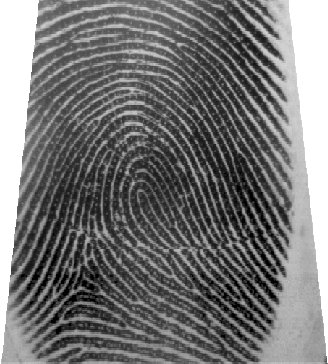
#> input picture images/DB2_B/109_7.tif, 328 x 364 px, found by its file name
$ python main.py   (older library calls are emulated)
#> lines starting #> are read from the running program, lines starting #| are printed output that depends on the picture; after the words box and inside, x2 and y2 are one past the last pixel; in counts of white or black regions, pixels touching at a corner belong together; long printed decimals are rounded
### normalizacao.py
import cv2
import numpy as np
import matplotlib.pyplot as plt
import matplotlib.ticker as ticker
import matplotlib.cm as cm
import matplotlib as mpl
from PIL import Image, ImageDraw, ImageFont
import math
import argparse
import aux
import orientacao
import janelamento


 # ----------------------------------------auxiliares------------------------------------


def soma_nc(img,height,width):

    soma=0
    for r in range(0,height, 1):
        for c in range(0,width, 1):
            soma=soma+img[r,c]

    return soma


def soma_var(img,height,width,u):
    soma=0
    for r in range(0,height, 1):
        for c in range(0,width, 1):
            soma=soma+(aux.pow2(img[r,c]-u))
    return soma

def norm(img):
    height, width = img.shape

    for r in range(0,height, 1):
        for c in range(0,width, 1):
          img[r,c]= img[r,c] *(1.0/255)
    return img


def calcvar(img):
    height, width = img.shape
    u=soma_nc(img,height,width)/(height*width)
    v=soma_var(img,height,width,u)/((height*width)-1)
    return v


def normalizacao(img,u0,v0):
    height, width = img.shape

    #img=img.astype(np.uint8)
    #u valor médio da imagem

    u=soma_nc(img,height,width)/(height*width)

    #u0 valor médio esperado
    v=soma_var(img,height,width,u)/((height*width)-1)


    if v < 0.02:

        #img=cv2.equalizeHist(img)
        #img = cv2.medianBlur(img,3)
        #img = cv2.bilateralFilter(img,9,75,75)

        kernel = np.array(( [[-1, -1, -1 ,-1 ,-1],[-1, 2, 2 ,2 ,-1],[-1, 2, 3, 2, -1],[-1, 2, 2 ,2 ,-1],[-1, -1, -1 ,-1 ,-1] ]),dtype="int")*1/3
        img= cv2.filter2D(img,-1,kernel)


        #u=soma_nc(img,height,width)/(height*width)
        #v=soma_var(img,height,width,u)/((height*width)-1)


    img_norm= np.zeros((height, width))


    for r in range(0,height, 1):
        for c in range(0,width, 1):

            if(img[r,c]>u):
                img_norm[r,c]=u0+aux.sqrt((aux.pow2(img[r,c]-u))*(v0/v))
                if v==0:
                    img_norm[r,c]=u0+aux.sqrt((aux.pow2(img[r,c]-u))*(v0))
            else:
                img_norm[r,c]=u0-aux.sqrt((aux.pow2(img[r,c]-u))*(v0/v))
                if v==0:
                    img_norm[r,c]=u0-aux.sqrt((aux.pow2(img[r,c]-u))*(v0))
    return img_norm

def montar_normalizacao(img_m,height,width,u0,v0):
    m=0

    windowsize_r, windowsize_c =img_m[0].shape


    x=int(height/windowsize_r)
    y=int(width/windowsize_c)

    xi=height%windowsize_r
    yi=width%windowsize_c


    ci=(x*windowsize_r)+windowsize_r
    ri=(y*windowsize_c)+windowsize_c

    i=0
    if(xi!=0) and (yi!=0):
        hsv2= np.zeros((ci, ri))
    elif (yi!=0) and(xi==0):
       hsv2= np.zeros((height, ri))

    elif (yi==0) and(xi!=0):
        hsv2= np.zeros((ci, width))

        hsv2= np.zeros((height, ri))
    elif (xi==0) and (yi==0) :
        hsv2 = np.zeros((height, width))


    for r in range(0,height,  windowsize_r):
        for c in range(0,width,  windowsize_c):
                img=normalizacao(img_m[m].astype(np.float),u0,v0)
                hsv2[r:r+ windowsize_r , c:c+ windowsize_c]= img
                m=m+1


    return hsv2


'''def segmentacao(img):
      m=0

    windowsize_r, windowsize_c =img_m[0].shape


    x=int(height/windowsize_r)
    y=int(width/windowsize_c)

    xi=height%windowsize_r
    yi=width%windowsize_c


    ci=(x*windowsize_r)+windowsize_r
    ri=(y*windowsize_c)+windowsize_c

    i=0
    if(xi!=0) and (yi!=0):
        hsv2= np.zeros((ci, ri))
    elif (yi!=0) and(xi==0):
       hsv2= np.zeros((height, ri))

    elif (yi==0) and(xi!=0):
        hsv2= np.zeros((ci, width))

        hsv2= np.zeros((height, ri))
    elif (xi==0) and (yi==0) :
        hsv2 = np.zeros((height, width))


    for r in range(0,height,  windowsize_r):
        for c in range(0,width,  windowsize_c):
                img=normalizacao(img_m[m],u0,v0)
                hsv2[r:r+ windowsize_r , c:c+ windowsize_c]= img
                m=m+1
    return img'''

### janelamento.py
import cv2
import numpy as np
import math
import matplotlib.pyplot as plt


def janelamento(img, windowsize_c, windowsize_r):
    height, width = img.shape

    x=int(height/windowsize_r)
    y=int(width/windowsize_c)

    xi=height%windowsize_r
    yi=width%windowsize_c

    ci=(x*windowsize_r)+windowsize_r
    ri=(y*windowsize_c)+windowsize_c
    img_w={}
    i=0
    if(xi!=0) and(yi!=0):
        img_n= np.zeros((ci, ri))

    elif (yi!=0) and(xi==0):
        img_n= np.zeros((height, ri))

    elif (yi==0) and(xi!=0):
        img_n= np.zeros((ci, width))


    elif(xi==0) and(yi==0):
        img_n= np.zeros((height, width))


    height2, width2 = img_n.shape

    for r in range(0,height2, 1):
        for c in range(0,width2, 1):
            if r<height and c<width:
                img_n[r,c]=img[r,c]
            else:
                img_n[r,c]=0


    for r in range(0,height2, windowsize_r):
        for c in range(0,width2, windowsize_c):

            img_w[i]=img_n[r:r+windowsize_r , c:c+windowsize_c]
            i += 1
    return img_w


def montar(img_m,height,width):
    m=0

    windowsize_r, windowsize_c =img_m[0].shape

    x=int(height/windowsize_r)
    y=int(width/windowsize_c)

    xi=height%windowsize_r
    yi=width%windowsize_c

    ci=(x*windowsize_r)+windowsize_r
    ri=(y*windowsize_c)+windowsize_c
    i=0
    if(xi!=0) and (yi!=0):
        hsv2= np.zeros((ci, ri))
    elif (yi!=0) and(xi==0):
        hsv2= np.zeros((height, ri))

    elif (yi==0) and(xi!=0):
        hsv2= np.zeros((ci, width))


    elif (xi==0) and (yi==0) :
        hsv2 = np.zeros((height, width))


    for r in range(0,height,  windowsize_r):
        for c in range(0,width,  windowsize_c):

                hsv2[r:r+ windowsize_r , c:c+ windowsize_c]= img_m[m]
                m=m+1


    return hsv2


# [16 lines left out: function desenha_janela, not called in this run]

### orientacao.py
import cv2
import numpy as np
import matplotlib.pyplot as plt
import matplotlib.ticker as ticker
import matplotlib.cm as cm
import matplotlib as mpl
import aux
import math
from PIL import Image, ImageDraw, ImageFont


def orientacao_grad(img,n):

    height,width =img.shape
    Fy = np.zeros((height, width))
    Fx = np.zeros((height, width))
    sobelx= np.zeros((height, width))
    sobely = np.zeros((height, width))
    smoothed = np.zeros((height, width))
    coherence = np.zeros((height, width))
    mapa = np.zeros((height, width))


    fprintWithDirectionsSmoo=np.ones((height, width))
    sobelx = cv2.Sobel(img,cv2.CV_64F,1,0,ksize=5)
    sobely = cv2.Sobel(img,cv2.CV_64F,0,1,ksize=5)
    sobelxy = cv2.Sobel(img,cv2.CV_64F,1,1,ksize=5)

    #sobelx = cv2.Scharr(img,cv2.CV_64F,1,0,5)
    #sobely = cv2.Scharr(img,cv2.CV_64F,0,1,5)

    fi=0.0


    for r in range(0,height,n):

        for c in range(0,width,n):


            Gsx=0.0
            Fx_gauss=0.0
            Fy_gauss=0.0
            Gsy=0.0
            Gsu=0.0
            Gxx = 0.0
            Gyy = 0.0
            Gxy=0.0
            coh=0.0


            if((height-r)<n):

                blockH = height-r
            else :
                blockH=n

            if(width-c)<n:
                blockW = (width-c)
            else:
                blockW=n

            for i in range(r,r+blockH):
                for j in range(c,c+blockW):

                    Gsx +=(sobelx[i,j]*sobelx[i,j]) - (sobely[i,j]*sobely[i,j])

                    Gsy += 2*sobelx[i,j]* sobely[i,j]
                    Gxy +=sobelx[i,j]*sobely[i,j]
                    Gxx += sobelx[i,j]*sobelx[i,j]
                    Gyy += sobely[i,j]*sobely[i,j]
                    Gsu +=(sobelx[i,j]*sobelx[i,j]) + (sobely[i,j]*sobely[i,j])


            if (Gxx + Gyy)==0:
                coh = aux.sqrt(pow(Gsx,2) + pow(Gsy,2)) / 0.1
            else:
                coh = aux.sqrt(pow(Gsx,2) + pow(Gsy,2)) / Gxx+Gyy


            if (Gxx - Gyy) == 0 and (Gxy == 0):
                fi= 0.0
            elif (Gxx - Gyy) == 0:
                fi = math.pi/2
            else:
                fi = (0.5*math.atan2(Gsy, Gsx))
                if Gsx==0.0:
                    fi=math.pi
                if Gsy==0.0:
                    fi=0.0


            if fi< 0.0:
                fi = fi +2*math.pi
            if math.isnan(fi):
                fi= math.pi


            Fx[r,c] =math.cos(2*fi)
            Fy[r,c]= math.sin(2*fi)

            mapa[r,c] = fi


            #Fx=cv2.normalize(Fx.astype('float'),None,0,1,cv2.NORM_MINMAX)
            #Fy=cv2.normalize(Fy.astype('float'),None,0,1,cv2.NORM_MINMAX)
            for u in range(r,r+blockH):

                for v in range( c,c+blockW):
                    Fx[u,v] =  Fx[r,c]
                    Fy[u,v] =  Fy[r,c]

                    if coh<0.75:
                        coherence[u,v]=1
                    else:
                        coherence[u,v]=0

    Fx_gauss = cv2.GaussianBlur(Fx, (5, 5), 0)
    Fy_gauss = cv2.GaussianBlur(Fy, (5, 5), 0)

    for r in range(0,height):
        for c in range(0,width):
            smoothed[r,c]= (0.5*math.atan2(Fy_gauss[r,c], Fx_gauss[r,c]))

            '''if r%n==0 and c%n ==0:
                x = c
                y = r

                length =n

                y2 = int(y - length * math.cos(smoothed[r,c]))
                x2 = int(x + length * math.sin(smoothed[r,c]))


                plt.plot([x, x2], [y, y2], 'b-', linewidth=1.5)
                plt.plot([x,x], [y, y+n], 'k-', linewidth=0.5)
                plt.plot([x, x+n], [y, y], 'k-', linewidth=0.5)

                #cv2.line(fprintWithDirectionsSmoo,(y, x), (y2, x2), 0, 1, 1)
                #cv2.line(fprintWithDirectionsSmoo,(x, y), (x,y+n),(0,255,0),1 ,8,0)
                #cv2.line(fprintWithDirectionsSmoo,(x, y), (x+n,y),(0,255,0),1 ,8,0)'''


    return smoothed

def desenha_linhas(img,teta,n):
    num=n/2
    plt.figure()
    height,width =img.shape
    '''for k in range(0,height):
        for l in range(0,width):
            if l%n==0 and l%n ==0 :
                xi = l
                yi = k
                plt.plot([xi,xi+n], [yi, yi], 'k-', linewidth=0.5)
                plt.plot([xi, xi], [yi, yi+n], 'k-', linewidth=0.5)'''

    for r in range(-n,height):
        for c in range(-n,width):
            if r%num==0 and c%num ==0 :
                x = c
                y = r

                length =5

                #y2 = int(y - length * math.cos(teta[r,c]))
                #x2 = int(x + length * math.sin(teta[r,c]))
                y2 = y - length * math.cos(teta[r,c])
                x2 = x + length * math.sin(teta[r,c])

                plt.plot([x, x2], [y, y2], 'r-', linewidth=2)
                plt.plot([x+(n/2),x+n+(n/2)], [y+(n/2), y+(n/2)], 'k-', linewidth=0.5)
                plt.plot([x+(n/2), x+(n/2)], [y+(n/2), y+n+(n/2)], 'k-', linewidth=0.5)

    plt.imshow(img, cmap='gray',clim=(0,1))

    ##plt.figure()
    ##plt.imshow(teta, cmap='gray',clim=(0,1))


# [38 lines left out: function montar_orientacao, not called in this run]

### frequencia.py
import cv2
import numpy as np
import matplotlib.pyplot as plt
import math
import cv2
import aux
import numpy as np
import janelamento
# [83 lines left out: function freq, not called in this run]

def freq_fft(img,n):

    l=0

    imgw=janelamento.janelamento(img,n,n)
    height, width = imgw[0].shape
    for l in range(0,len(imgw)):
        img_float32 = np.float32(imgw[l])

        dft = cv2.dft(img_float32, flags = cv2.DFT_COMPLEX_OUTPUT)
        dft_shift= np.fft.fftshift(dft)
        imgw[l]= 20*np.log(cv2.magnitude(dft_shift[:,:,0],dft_shift[:,:,1]))
        #plt.imshow(imgw, cmap = 'gray')

    '''
    for r in range(0,height,n):
        for c in range(0,width,n):
            img_float32 = np.float32(img[r:r+(n//2),c:c+n])
            imgw[l]=np.zeros((n,n))
            dft = cv2.dft(img_float32, flags = cv2.DFT_COMPLEX_OUTPUT)
            dft_shift= np.fft.fftshift(dft)
            imgw[l]= 20*np.log(cv2.magnitude(dft_shift[:,:,0],dft_shift[:,:,1]))
            #plt.imshow(imgw, cmap = 'gray')
            l=l+1'''
    return imgw

def freq_map(img,n):
    mapa={}
    maxv=0
    freqb=np.zeros((n,n))
    height,width=img[0].shape
    freqb[:,:]=0.0

    for i in range(0,len(img)):
        temp=img[i]
        maxv=0
        um=0
        vm=0
        ul=0
        vl=0
        for v in range(0,height//2):
            for u in range(0,width):
                if(maxv<abs(temp[v,u]) and abs(temp[v,u])>0.05 and abs(temp[v,u])<0.3):
                    maxv=abs(temp[v,u])
                    vm=v
                    um=u

        #print(vm)
        if um<(n-2) and vm<(n-2):
            if abs(temp[vm,um-1])>abs(temp[vm,um+1]) or um==0:
                vl= vm-(abs(temp[vm,um-1])/(abs(temp[vm,um-1])+abs(temp[vm,um])))
            else:
                vl= vm +(abs(temp[vm,um+1])/(abs(temp[vm,um+1])+abs(temp[vm,um])))

            if abs(temp[vm-1,um])>abs(temp[vm+1,um]) or vm==0 :
                ul= um-(abs(temp[vm-1,um])/(abs(temp[vm-1,um])+abs(temp[vm,um])))
            else:
                ul= um +(abs(temp[vm+1,um])/(abs(temp[vm+1,um])+abs(temp[vm,um])))


        temp2=aux.sqrt(aux.pow2(ul-(n/2))+aux.pow2(vl-(n/2)))/n
        if math.isnan(temp2):
            freqb[:,:]=0.0
        else:
            freqb[:,:]=temp2
        #print(i)
        #print('i')

        mapa[i]=np.float32(freqb)

        #print(mapa[i])

    return mapa

### aux.py
import cv2
import numpy as np
import matplotlib.pyplot as plt
import matplotlib.ticker as ticker
import matplotlib.cm as cm
import matplotlib as mpl


def sqrt(x):
    return (x ** (1/2) )

def pow2(x):
    return (x ** 2 )

# [7 lines left out: function normbin, not called in this run]

### main.py
import cv2
import numpy as np
import matplotlib.pyplot as plt
import matplotlib.ticker as ticker
import matplotlib.cm as cm
import matplotlib as mpl
from PIL import Image, ImageDraw, ImageFont
import math
import argparse
import aux
import orientacao
import janelamento
import normalizacao
import frequencia
#import filtro_media
'''
#recebe a imagem
imgteste=cv2.imread('images/DB1_B/110_1.tif',cv2.IMREAD_GRAYSCALE)

#printa a imagem original
plt.imshow(imgteste, cmap='gray')
plt.figure()

img2=imgteste

hsv = np.zeros((480, 640))
hsv[:,:] = cv2.normalize(imgteste.astype('float'),None,0,1,cv2.NORM_MINMAX)
x = np.zeros((480, 640))
teste=janelamento.janelamento(hsv,20,20)
x=normalizacao.normalizacao(hsv,0.9,0.6)
plt.figure()
plt.imshow(x, cmap='gray',clim=(0,1))
angles = orientacao.orientacao_grad(x,9)
orientacao.desenha_linhas(x,angles,9)
plt.figure()
f=frequencia.freq(angles,hsv, 9,3,10)
fm = janelamento.montar(f,480,640)
plt.imshow(fm, cmap='gray',clim=(0,1))
plt.figure()
f2=frequencia.freq_fft(hsv,9)
ty,tx =f2[0].shape
fm2 = janelamento.montar(f2,480,640)
plt.imshow(fm2, cmap='gray',clim=(0,1))
plt.figure()
oi1=frequencia.freq_map(f2,9)
oi=janelamento.montar(oi1,480,640)
plt.imshow(oi, cmap='gray',clim=(0,1))

plt.show()

'''

#testejanelamento
#img=cv2.imread('images/DB1_B/101_1.tif',cv2.IMREAD_GRAYSCALE)
img=cv2.imread('images/DB4_B/109_7.tif',cv2.IMREAD_GRAYSCALE)
#> img is the input picture: shape (364, 328); min 0, max 255, mean 117.4
#img=cv2.imread('images/DB1_B/101_1.tif',cv2.IMREAD_GRAYSCALE)
plt.imshow(img, cmap='gray')


print(normalizacao.calcvar(img))
#> after the loop in soma_nc, `for r in range(0,height, 1):`: soma = 14020536
#> in calcvar, `u=soma_nc(img,height,width)/(height*width)`: u = 117.4
#> after the loop in soma_var, `for r in range(0,height, 1):`: soma = 567343758.7
#> in calcvar, `v=soma_var(img,height,width,u)/((height*width)-1)`: v = 4752
#| 4751.981
'''
if normalizacao.calcvar(img)<1416:
    kernel = np.array(( [[-1, -1, -1 ,-1 ,-1],[-1, 2, 2 ,2 ,-1],[-1, 2, 3, 2, -1],[-1, 2, 2 ,2 ,-1],[-1, -1, -1 ,-1 ,-1] ]),dtype="int")*1/3
    img= cv2.filter2D(img,-1,kernel)
'''


img=img.astype(np.float)


#img= cv2.normalize(img, img.astype(np.float), 0,1, cv2.NORM_MINMAX,-1)


height, width = img.shape
img=normalizacao.norm(img)
img=cv2.GaussianBlur(img,(5,5),0)
plt.figure()
janelas=janelamento.janelamento(img,20,20)
#> after the loop in janelamento, `for r in range(0,height2, 1):`:
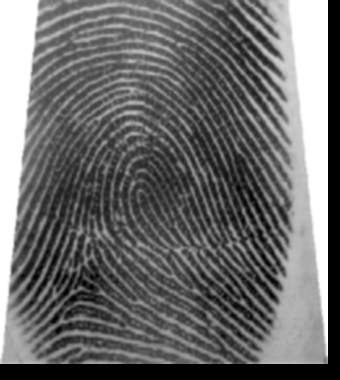
#> img_n: shape (380, 340) float64; min 0, max 1, mean 0.426
#> after the loop in janelamento, `for r in range(0,height2, windowsize_r):`: i = 323; img_w = 323 items
#> janelas = 323 items
janelas_montadas=janelamento.montar(janelas,height,width)
#> after the loop in montar, `for r in range(0,height,  windowsize_r):`: m = 323


x1=normalizacao.normalizacao(img,1,1)
#> in normalizacao, `u=soma_nc(img,height,width)/(height*width)`: u = 0.46
#> in normalizacao, `v=soma_var(img,height,width,u)/((height*width)-1)`: v = 0.0647
plt.imshow(x1, cmap='gray',clim=(0,1))


plt.figure()
x=normalizacao.montar_normalizacao(janelas,height,width,1,1)
#> the loop in montar_normalizacao, `for r in range(0,height,  windowsize_r):` made 19 passes
#x=cv2.GaussianBlur(x,(5,5),0)
plt.imshow(x, cmap='gray',clim=(0,1))


# ORIENTACAO NA IMAGEM NORMALIZADA JANELADA

angles = orientacao.orientacao_grad(x,17)
#> after the loop in orientacao_grad, `for r in range(0,height,n):`:
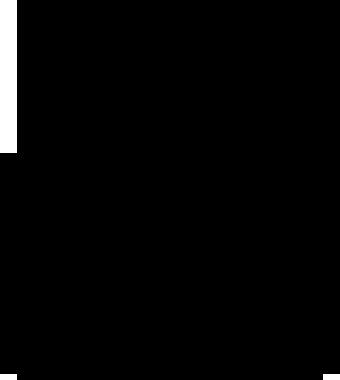
#> coherence: shape (380, 340) float64; values 0 (black) and 1 (white), 2.2% white; 3 white regions, box (x1, y1, x2, y2) and area: (0, 0, 17, 153) 2601, (0, 374, 17, 380) 102, (323, 374, 340, 380) 102
orientacao.desenha_linhas(x,angles,17)

angles2 = orientacao.orientacao_grad(x,9)
orientacao.desenha_linhas(x,angles2,9)


# ORIENTACAO NA IMAGEM NORMALIZADA COMUM

angles3 = orientacao.orientacao_grad(x1,17)
orientacao.desenha_linhas(x1,angles3,17)

angles4 = orientacao.orientacao_grad(x1,9)
#> call 4 of orientacao_grad, with n = 9
#> after the loop in orientacao_grad (call 4), `for r in range(0,height,n):`:
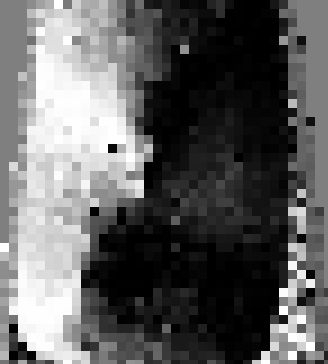
#> Fy: shape (364, 328) float64; min -1, max 1, mean -0.247; drawn with min black and max white
#> after the loop in orientacao_grad (call 4), `for r in range(0,height):`:
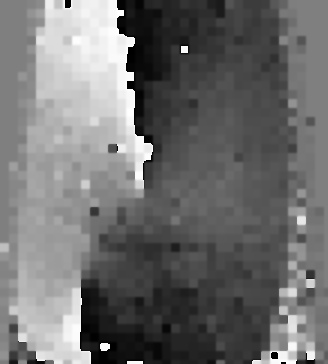
#> smoothed: shape (364, 328) float64; min -1.57, max 1.57, mean -0.204; drawn with min black and max white
orientacao.desenha_linhas(x1,angles4,9)


'''
angles2 = orientacao.orientacao_grad(normalizacao.normalizacao(img,0.7,1),17)
orientacao.desenha_linhas(normalizacao.normalizacao(img,0.7,1),angles2,17)

'''


'''janelas2=janelamento.janelamento(x,20,20)
angles3=orientacao.montar_orientacao(janelas2,height,width,10)
orientacao.desenha_linhas(x,angles3,10)'''
'''
angles4 = orientacao.orientacao_grad(x,9)
orientacao.desenha_linhas(normalizacao.normalizacao(img,0.7,1),angles4,9)


#frequencia pela orientacao
plt.figure()

f2=frequencia.freq(angles2, x,17,2,9)
fm2 = janelamento.montar(f2,height,width)
plt.imshow(fm2, cmap='gray',clim=(0,1))

plt.figure()

f=frequencia.freq(angles4, x, 9,3,6)
fm = janelamento.montar(f,height,width)


#fm = janelamento.montar(f,height,width)
plt.imshow(fm, cmap='gray',clim=(0,1))


'''

plt.figure()


#frequencia por fft
f2=frequencia.freq_fft(x,17)
#> call 2 of janelamento, with windowsize_c = 17, windowsize_r = 17
#> after the loop in janelamento (call 2), `for r in range(0,height2, 1):`:
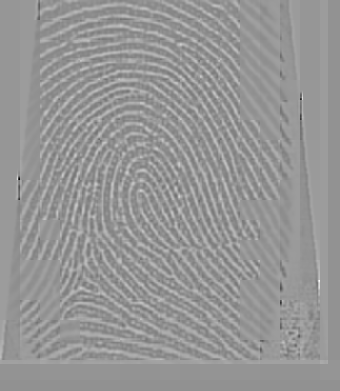
#> img_n: shape (391, 340) float64; min -27.82, max 20.99, mean 1; drawn with min black and max white
fm2 = janelamento.montar(f2,height,width)
oi1=frequencia.freq_map(f2,17)
oi=janelamento.montar(oi1,height,width)
#> call 3 of montar, with height = 364, width = 328
#> after the loop in montar (call 3), `for r in range(0,height,  windowsize_r):`:
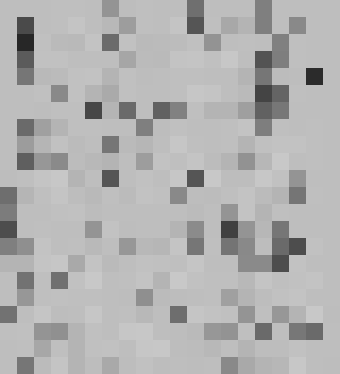
#> hsv2: shape (374, 340) float64; min 0.154, max 0.787, mean 0.695
plt.imshow(oi, cmap='gray',clim=(0,1))

plt.figure()
'''
f3=frequencia.freq_fft(x,9)
fm3 = janelamento.montar(f3,height,width)
oi2=frequencia.freq_map(f3,9)
oi2=janelamento.montar(oi2,height,width)
plt.imshow(oi2, cmap='gray',clim=(0,1))
'''


#g_kernel = cv2.getGaborKernel((21, 21), 8.0, angles, 10.0, 0.5, 0, ktype=cv2.CV_32F)

#filtered_img = cv2.filter2D(img, cv2.CV_8UC3, g_kernel)

plt.show()
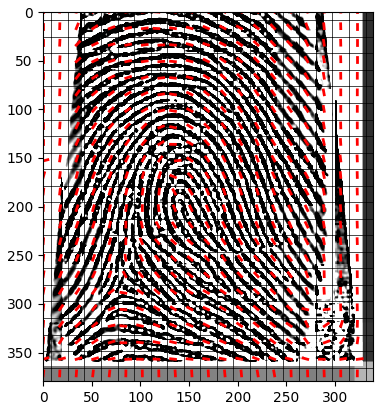
#> figure drawn by matplotlib, 1 panel
